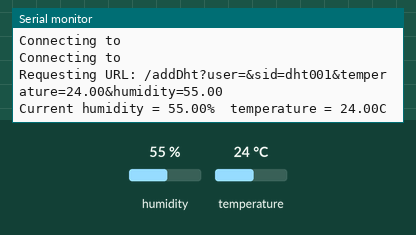
Simulated run of this sketch. Board: ESP8266 (NodeMCU). Parts: the last lines printed to the serial monitor. Inputs (shaded band) come from the test bench; at power-on: humidity 55 %, temperature 24 °C. WiFi joins after 1.5 s; servers stay silent unless stated; uploads are accepted with an empty reply.

Above: at 8.6 s.
8.7 s: humidity set to 22 %
At 12.88 s:
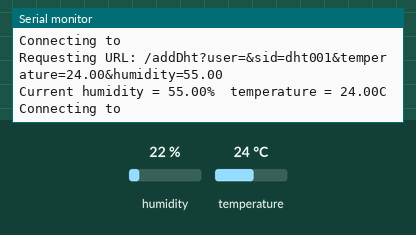
13.8 s: temperature set to 12 °C
At 18.7 s:
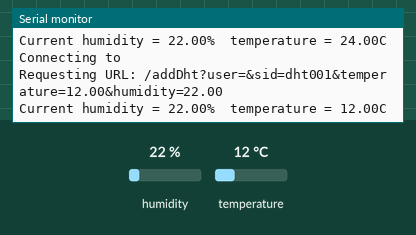
18.9 s: humidity set to 40 %
At 24.4 s:
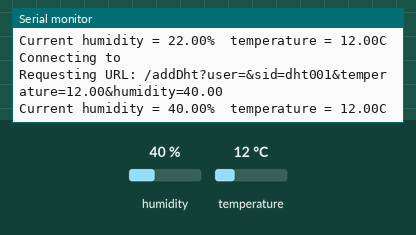
Timing chart, 0 to 25.9 s (numbered marks = the images above; inputs shaded):
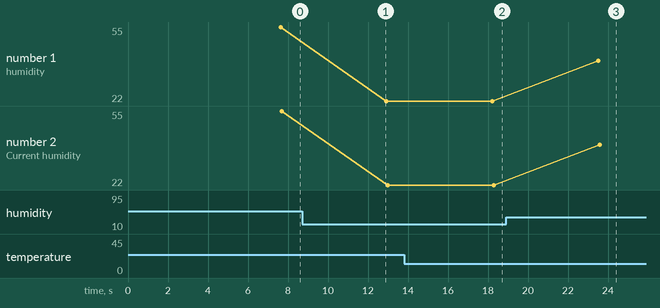

The sketch:

esp8266.ino
```cpp
#include "DHT.h"        // including the library of DHT11 temperature and humidity sensor
#include <Adafruit_Sensor.h>
#include <ESP8266WiFi.h>
#include <ESP8266HTTPClient.h>
#include <ESP8266WiFiMulti.h>
#define DHTTYPE DHT11
#define dht_dpin 2

char* user = "";
char* passwd = "";
const char* host = "";
const char* sid = "dht001";
WiFiClient client;
const int httpPort = 8080;
char table[] = "test";
const char* ssid     = "";
const char* password = "";

float h, t, before_h=0, before_t=0;
DHT dht(dht_dpin, DHTTYPE);
void dhtDisplay(){
    //float h = dht.readHumidity();
    //float t = dht.readTemperature();
    Serial.print("Current humidity = ");
    Serial.print(h);
    Serial.print("%  ");
    Serial.print("temperature = ");
    Serial.print(t);
    Serial.println("C  ");
 }
void sendData1(){
  String url = "/addDht?user=";
  url += user;
  //url += "&passwd=";
  //url += passwd;
  url += "&sid=";
  url += sid;
  url += "&temperature=";
  url += t;
  url += "&humidity=";
  url += h;

  // This will send the request to the server
  Serial.print("Connecting to ");
  Serial.println(host);
  if (!client.connect(host, httpPort))
    Serial.println("Connection failed!");
  Serial.print("Requesting URL: ");
  Serial.println(url);
  client.print(String("GET ") + url + " HTTP/1.1\r\n" +
               "Host: " + host + "\r\n" +
               "Connection: close\r\n\r\n");
  unsigned long timeout = millis();
  while (client.available() == 0) {
    if (millis() - timeout > 5000) {
      Serial.println(">>> Client Timeout !");
      client.stop();
      //return;
    }
  }
  }
void setup(void)
{
  dht.begin();
  Serial.begin(9600);
  delay(5000);
  //wifi connect
  Serial.print("Connecting to ");
  Serial.println(ssid);
  WiFi.mode(WIFI_STA);
  WiFi.begin(ssid, password);
  while (WiFi.status() != WL_CONNECTED) {
    delay(500);
    Serial.print(".");
  }
  Serial.println("");
  Serial.println("WiFi connected");
  Serial.println("IP address: ");
  Serial.println(WiFi.localIP());
  Serial.print("Connecting to ");
  Serial.println(host);
  // Use WiFiClient class to create TCP connections
  if (!client.connect(host, httpPort)) {
    Serial.println("Connection failed!");
    return;
  }
  delay(700);
}
void loop() {
  h = dht.readHumidity();
  t = dht.readTemperature();
  if((h != before_h || t != before_t) && !(isnan(h) || isnan(t))){
      sendData1();
      dhtDisplay();
      before_h=h;
      before_t=t;
    }
  //Serial.println("IP address: ");
  //Serial.println(WiFi.localIP());
  delay(5000);
}
```

Measured:
- after the input at 13.8 s, the serial monitor: prints a new line after 4.4 s (image 2)
- after the input at 18.9 s, the serial monitor: prints a new line after 4.6 s (image 3)
- plotted number 1: 55 → 22 after the input at 8.7 s, 22 → 40 after the input at 18.9 s
- plotted number 2: 55 → 22 after the input at 8.7 s, 22 → 40 after the input at 18.9 s
